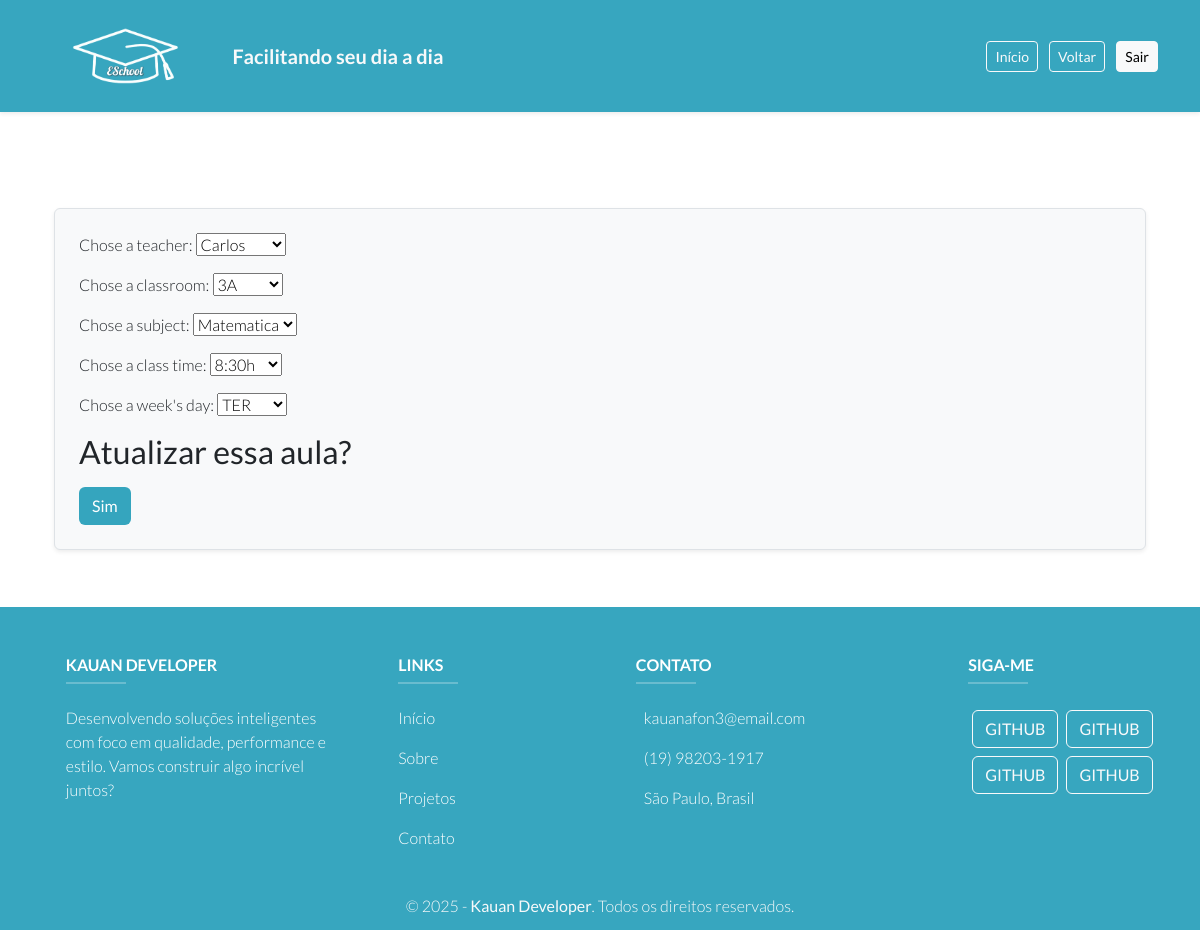
Page /atualizar/1 on the committed database.
### app/models.py (models this page shows, shortened)
class Aulas(models.Model):
    pk_professor = models.ForeignKey(Professor, on_delete=models.CASCADE)
    pk_turma = models.ForeignKey(Turma, on_delete=models.CASCADE)
    pk_materia = models.ForeignKey(Materia, on_delete=models.CASCADE)
    pk_horario = models.ForeignKey(Horario, on_delete=models.CASCADE)
    pk_dias_semana = models.ForeignKey(Dias_semanas_Aulas,on_delete=models.CASCADE)

### app/adm.py (the view)
# urls.py: path('atualizar/<int:pk>', adm.atualizar_aula, name="atualizar_aula"),
def atualizar_aula(request,pk):
    try:
        aula = get_object_or_404(Aulas, pk=pk)
        if request.method == 'POST':
            formulario = AulasForm(request.POST, instance=aula)
            if formulario.is_valid():
                formulario.save()
                messages.success(request, "Aula Atualizada com sucesso!")
                return redirect("detalhes.html")
        else:
            formulario = AulasForm(instance=aula)
        return render(request, 'form_aula.html', {'form':formulario, "mensagem":"Atualizar essa aula?"})
    except Exception as e:
        print("Erro" , e)
        return HttpResponseNotFound("Erro ao tentar atulizar a aula")

### app/forms.py
class AulasForm(forms.ModelForm):
    class Meta:
        model = Aulas
        pk_turma = forms.IntegerField(label='aa', required=False)  # Adicionando o campo dentro da classe meta para que o valor padrão ja apareça la
        fields = '__all__'
        labels = {
            'pk_professor': 'Chose a teacher:',
            'pk_turma': 'Chose a classroom:',
            'pk_materia': 'Chose a subject:',
            'pk_horario': 'Chose a class time:',
            'pk_dias_semana': "Chose a week's day:"
        }

### app/models.py (called while the page is built)
    def __str__(self):
        return self.nome

    def __str__(self):
        return self.serie_turma

    def __str__(self):
        return self.horario_aula

    def __str__(self):
        return self.nome_materia

    def __str__(self):
        return self.dia

    def __str__(self):
        return str(self.pk_dia_semana)

### app/Templates/form_aula.html (shortened to what this page needs)
{% extends "base.html" %}
{% block content %}
<div class="container mt-5">
    <form action="" method="post" class="p-4 border rounded shadow-sm bg-light">
        {{ form.as_p }}
        {% if mensagem %}
            <h2 class="my-3">{{ mensagem }}</h2>
        {% endif %}
        <button type="submit" class="btn "style='background-color: #0590afcc; color:white;'>Sim</button>
    </form>
</div>
{% endblock %}

### app/static/style.css (style rules this page uses)
* { font-family: "Lato", sans-serif; font-weight: 300; font-style: normal; }
html, body { height: 100%; }
body { display: flex; flex-direction: column; }

### rows in the picture
Aulas: pk_professor "Carlos", pk_turma "3A", pk_materia "Matematica", pk_horario "8:30h", pk_dias_semana "TER"

### other values in the picture
{{ mensagem }} "Atualizar essa aula?"
